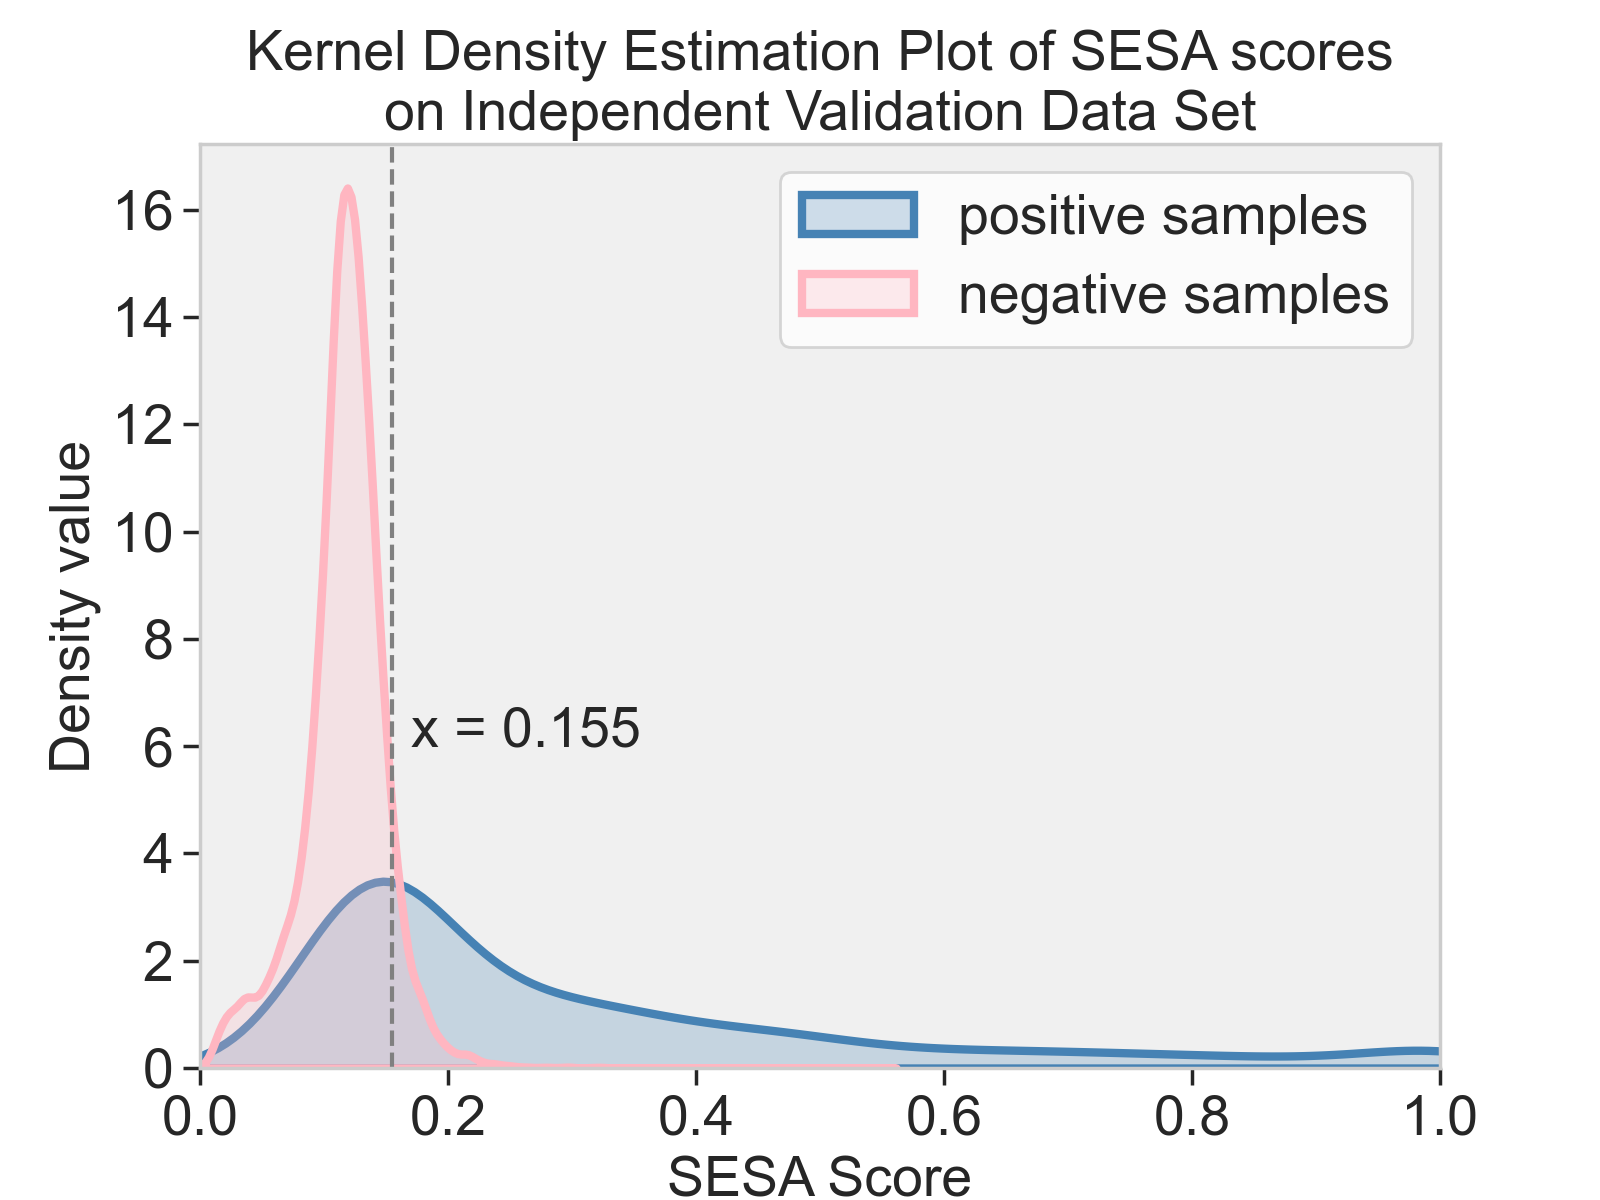

Generate this figure with Python:
# -*- coding: utf-8 -*-
import pandas as pd
import matplotlib.pyplot as plt
import seaborn as sns

df = pd.read_csv('Fig2a_data.csv')
sns.set(style="whitegrid")
plt.figure(figsize=(8, 6))
plt.gca().set_facecolor('#f0f0f0')
sns.kdeplot(data=df[df['real_label'] == 1]['prob'], linewidth=3,
            color='SteelBlue', shade=True, label='positive samples')
sns.kdeplot(data=df[df['real_label'] == 0]['prob'], linewidth=3,
            color='LightPink', shade=True, label='negative samples')
ps_socres = list(df[df['real_label'] == 1]['prob'])
ns_scores = list(df[df['real_label'] == 0]['prob'])
from scipy import stats
t_statistic, p_value = stats.ttest_ind(ps_socres, ns_scores)
print("T-statistic:", t_statistic)
print("P-value:", p_value)

plt.legend(fontsize=20)
plt.xticks(fontsize=20)
plt.yticks(fontsize=20)
plt.rcParams.update({'font.family': 'Arial'})
plt.axvline(0.155,color='gray',linestyle='dashed')
plt.text(0.17,6,'x = 0.155',fontsize=20)
plt.grid(False)
plt.xlim(0, 1)
plt.xticks([0.0, 0.2, 0.4, 0.6, 0.8, 1.0])
plt.tick_params(axis='x', direction='out', which='both', bottom=True, top=False)
plt.tick_params(axis='y', direction='out', which='both', left=True, right=False)
plt.xlabel('SESA Score', fontsize=20)
plt.ylabel('Density value', fontsize=20)
plt.title('Kernel Density Estimation Plot of SESA scores\non Independent Validation Data Set',
          fontsize=20,loc='center', pad = 5)
plt.legend(loc='upper right',fontsize=20)
plt.rcParams['axes.facecolor'] = 'lightgrey'
plt.savefig('./Fig2a.png',dpi=200)
plt.show()

